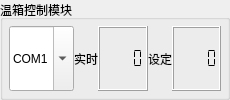
        <widget class="QGroupBox" name="groupBox_4">
         <property name="sizePolicy">
          <sizepolicy hsizetype="Preferred" vsizetype="Fixed">
           <horstretch>0</horstretch>
           <verstretch>0</verstretch>
          </sizepolicy>
         </property>
         <property name="title">
          <string>温箱控制模块</string>
         </property>
         <layout class="QGridLayout" name="gridLayout_3">
          <property name="leftMargin">
           <number>6</number>
          </property>
          <property name="topMargin">
           <number>6</number>
          </property>
          <property name="rightMargin">
           <number>6</number>
          </property>
          <property name="bottomMargin">
           <number>6</number>
          </property>
          <property name="spacing">
           <number>0</number>
          </property>
          <item row="0" column="0">
           <widget class="QComboBox" name="comboBox_tempbox_com">
            <property name="sizePolicy">
             <sizepolicy hsizetype="Minimum" vsizetype="Minimum">
              <horstretch>0</horstretch>
              <verstretch>0</verstretch>
             </sizepolicy>
            </property>
            <property name="minimumSize">
             <size>
              <width>0</width>
              <height>0</height>
             </size>
            </property>
            <property name="toolTip">
             <string>&lt;html&gt;&lt;head/&gt;&lt;body&gt;&lt;p&gt;串口&lt;/p&gt;&lt;/body&gt;&lt;/html&gt;</string>
            </property>
            <property name="editable">
             <bool>true</bool>
            </property>
            <item>
             <property name="text">
              <string>COM1</string>
             </property>
            </item>
            <item>
             <property name="text">
              <string>COM2</string>
             </property>
            </item>
            <item>
             <property name="text">
              <string>COM3</string>
             </property>
            </item>
            <item>
             <property name="text">
              <string>COM4</string>
             </property>
            </item>
            <item>
             <property name="text">
              <string>COM5</string>
             </property>
            </item>
           </widget>
          </item>
          <item row="0" column="2">
           <widget class="QLCDNumber" name="lcdNumber_tempbox_temp">
            <property name="minimumSize">
             <size>
              <width>0</width>
              <height>25</height>
             </size>
            </property>
            <property name="smallDecimalPoint">
             <bool>true</bool>
            </property>
            <property name="digitCount">
             <number>4</number>
            </property>
            <property name="mode">
             <enum>QLCDNumber::Dec</enum>
            </property>
            <property name="segmentStyle">
             <enum>QLCDNumber::Flat</enum>
            </property>
            <property name="value" stdset="0">
             <double>0.000000000000000</double>
            </property>
           </widget>
          </item>
          <item row="0" column="3">
           <widget class="QLabel" name="label_14">
            <property name="sizePolicy">
             <sizepolicy hsizetype="Fixed" vsizetype="Preferred">
              <horstretch>0</horstretch>
              <verstretch>0</verstretch>
             </sizepolicy>
            </property>
            <property name="text">
             <string>设定</string>
            </property>
            <property name="alignment">
             <set>Qt::AlignCenter</set>
            </property>
           </widget>
          </item>
          <item row="0" column="4">
           <widget class="QLCDNumber" name="lcdNumber_tempbox_setting">
            <property name="minimumSize">
             <size>
              <width>0</width>
              <height>25</height>
             </size>
            </property>
            <property name="smallDecimalPoint">
             <bool>true</bool>
            </property>
            <property name="digitCount">
             <number>4</number>
            </property>
            <property name="mode">
             <enum>QLCDNumber::Dec</enum>
            </property>
            <property name="segmentStyle">
             <enum>QLCDNumber::Flat</enum>
            </property>
            <property name="value" stdset="0">
             <double>0.000000000000000</double>
            </property>
            <property name="intValue" stdset="0">
             <number>0</number>
            </property>
           </widget>
          </item>
          <item row="0" column="1">
           <widget class="QLabel" name="label_34">
            <property name="sizePolicy">
             <sizepolicy hsizetype="Fixed" vsizetype="Preferred">
              <horstretch>0</horstretch>
              <verstretch>0</verstretch>
             </sizepolicy>
            </property>
            <property name="text">
             <string>实时</string>
            </property>
            <property name="alignment">
             <set>Qt::AlignCenter</set>
            </property>
           </widget>
          </item>
         </layout>
        </widget>
